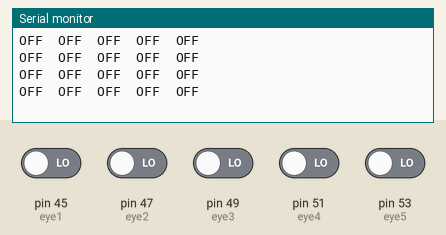
Recording of a sketch running on a simulated Arduino Mega 2560, built with avr-gcc and run on an emulated ATmega2560. On the bench: the last lines printed to the serial monitor. Inputs (shaded band) come from the test bench; at power-on: pin 45 (eye1), pin 47 (eye2), pin 49 (eye3), pin 51 (eye4), pin 53 (eye5) LOW.

Above: at 1.8 s.
1.9 s: pin 45 (eye1) driven HIGH
At 2.4 s:
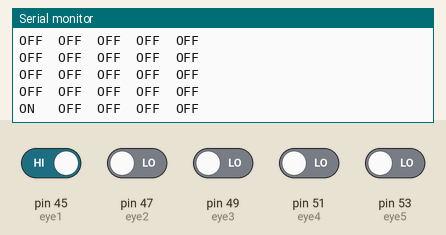
4.0 s: pin 47 (eye2) driven HIGH
At 4.4 s:
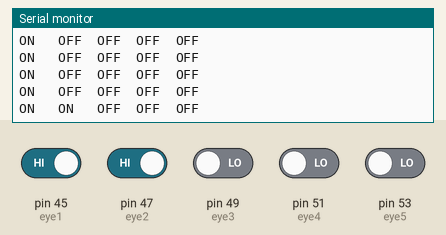
6.0 s: pin 49 (eye3) driven HIGH
At 6.4 s:
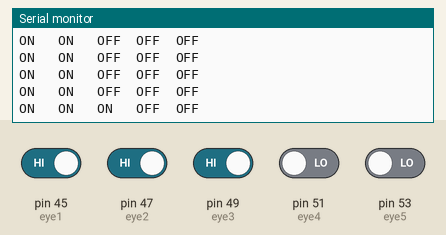
8.0 s: pin 51 (eye4) driven HIGH
At 8.4 s:
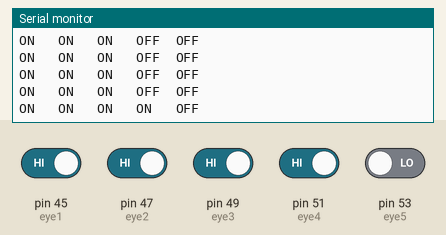
10.0 s: pin 53 (eye5) driven HIGH
At 10.4 s:
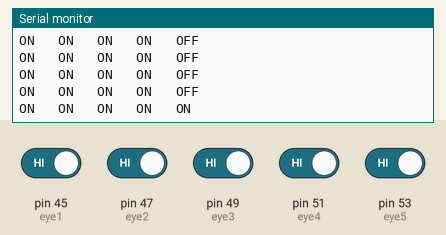
12.0 s: pin 45 (eye1) driven LOW
At 12.4 s:
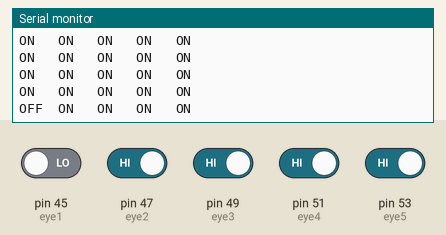

Measured:
- after the input at 1.9 s, the serial monitor: prints a new line after 0.10 s (image 1)
- after the input at 4.0 s, the serial monitor: prints a new line at once (image 2)
- after the input at 6.0 s, the serial monitor: prints a new line at once (image 3)
- after the input at 8.0 s, the serial monitor: prints a new line at once (image 4)
- after the input at 10.0 s, the serial monitor: prints a new line at once (image 5)
- after the input at 12.0 s, the serial monitor: prints a new line at once (image 6)

The sketch:

eyetesting.ino
```cpp
const int eye1 = 45;
const int eye2 = 47;
const int eye3 = 49;
const int eye4 = 51;
const int eye5 = 53;

void setup() {
  pinMode(eye1, INPUT);
  pinMode(eye2, INPUT);
  pinMode(eye3, INPUT);
  pinMode(eye4, INPUT);
  pinMode(eye5, INPUT);

  Serial.begin(9600);
}

void loop() {
  int eye1State = digitalRead(eye1);
  int eye2State = digitalRead(eye2);
  int eye3State = digitalRead(eye3);
  int eye4State = digitalRead(eye4);
  int eye5State = digitalRead(eye5);

  Serial.print(eye1State == HIGH ? "ON   " : "OFF  ");

  Serial.print(eye2State == HIGH ? "ON   " : "OFF  ");

  Serial.print(eye3State == HIGH ? "ON   " : "OFF  ");

  Serial.print(eye4State == HIGH ? "ON   " : "OFF  ");

  Serial.print(eye5State == HIGH ? "ON   " : "OFF  ");

  Serial.println();

  delay(500);
}
```
